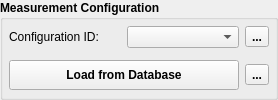
    <widget class="QGroupBox" name="gb_load_db">
     <property name="sizePolicy">
      <sizepolicy hsizetype="Preferred" vsizetype="Maximum">
       <horstretch>0</horstretch>
       <verstretch>0</verstretch>
      </sizepolicy>
     </property>
     <property name="font">
      <font>
       <weight>75</weight>
       <bold>true</bold>
      </font>
     </property>
     <property name="title">
      <string>Measurement Configuration</string>
     </property>
     <layout class="QGridLayout" name="gridLayout_10">
      <property name="leftMargin">
       <number>6</number>
      </property>
      <property name="topMargin">
       <number>0</number>
      </property>
      <property name="rightMargin">
       <number>6</number>
      </property>
      <property name="bottomMargin">
       <number>0</number>
      </property>
      <item row="2" column="1">
       <widget class="QToolButton" name="tbt_save_db">
        <property name="toolTip">
         <string>Add configuration to database</string>
        </property>
        <property name="text">
         <string>...</string>
        </property>
        <property name="icon">
         <iconset>
          <normaloff>../../resources/img/database_plus.svg</normaloff>../../resources/img/database_plus.svg</iconset>
        </property>
        <property name="iconSize">
         <size>
          <width>24</width>
          <height>24</height>
         </size>
        </property>
       </widget>
      </item>
      <item row="0" column="0" colspan="2">
       <layout class="QHBoxLayout" name="horizontalLayout_2">
        <item>
         <widget class="QLabel" name="label_5">
          <property name="font">
           <font>
            <weight>50</weight>
            <bold>false</bold>
           </font>
          </property>
          <property name="text">
           <string>Configuration ID:</string>
          </property>
         </widget>
        </item>
        <item>
         <widget class="QComboBox" name="cmb_idn">
          <property name="font">
           <font>
            <weight>50</weight>
            <bold>false</bold>
           </font>
          </property>
         </widget>
        </item>
        <item>
         <widget class="QToolButton" name="tbt_update_idn">
          <property name="toolTip">
           <string>Update database IDs</string>
          </property>
          <property name="text">
           <string>...</string>
          </property>
          <property name="icon">
           <iconset>
            <normaloff>../../resources/img/refresh.svg</normaloff>../../resources/img/refresh.svg</iconset>
          </property>
          <property name="iconSize">
           <size>
            <width>24</width>
            <height>24</height>
           </size>
          </property>
         </widget>
        </item>
       </layout>
      </item>
      <item row="2" column="0">
       <widget class="QPushButton" name="pbt_load_db">
        <property name="minimumSize">
         <size>
          <width>230</width>
          <height>30</height>
         </size>
        </property>
        <property name="maximumSize">
         <size>
          <width>250</width>
          <height>16777215</height>
         </size>
        </property>
        <property name="text">
         <string>Load from Database</string>
        </property>
       </widget>
      </item>
     </layout>
    </widget>
